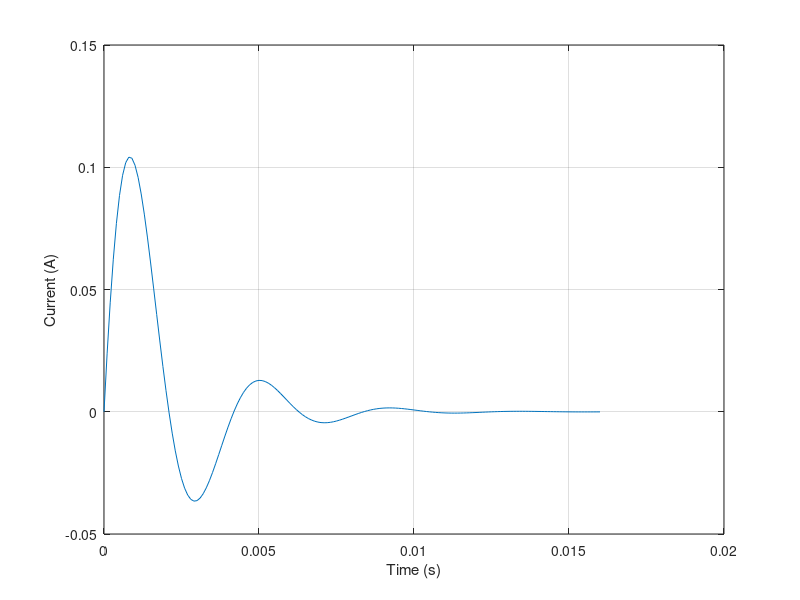

MATLAB code to generate this figure:
% Problema avanzado
% Apartado a) tipo de amotiguamiento

clear all

R=40
L=40*10^-3
C=10*10^-6

% ctes circuito

alfa=R/(2*L)
W0=1/sqrt(L*C)
wd=abs(sqrt(alfa^2-W0^2))

% s1=-alfa+sqrt((alfa)^2-1/(L*C))
% s2=-alfa-sqrt((alfa)^2-1/(L*C))

s1=-alfa+sqrt((alfa)^2-1/(L*C))
s2=-alfa-sqrt((alfa)^2-1/(L*C))

tau=1/alfa

% Apartado b)
% i(t)=e^(-alfa*t)*A1*cos(wd*t)+e^(-alfa*t)*A2*sen(wd*t)
% En t=0, I=0, de aquí se obtiene A1=0
% En t=0, (haciendo suma de tensiones) i`=10/L, obtengo que C2=10/(wd*L)


t=0:0.0001:8*tau ;
i=10/(L*wd)*exp(-alfa*t).*sin(wd*t);

plot(t,i)
 grid on
xlabel('Time (s)')
ylabel('Current (A)')